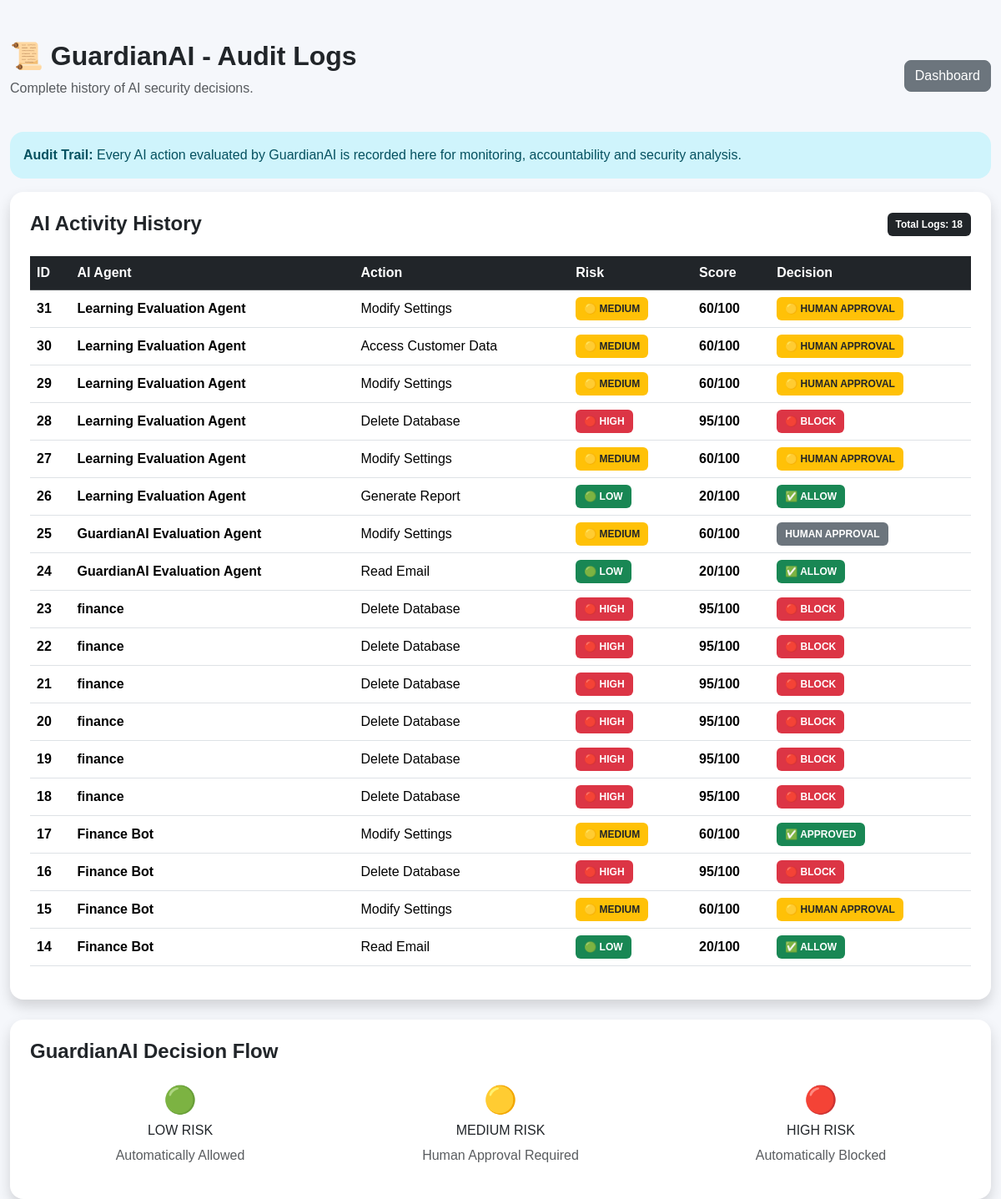
/audit_logs, run on the app's committed database.
### tables this page shows
CREATE TABLE audit_logs (
            id INTEGER PRIMARY KEY AUTOINCREMENT,
            action TEXT,
            risk TEXT,
            score INTEGER,
            decision TEXT
        , agent TEXT);

### app.py (the view)
@app.route("/audit_logs")
def audit_logs():
    connection = get_connection()
    cursor = connection.cursor()
    cursor.execute("""
        SELECT *
        FROM audit_logs
        ORDER BY id DESC
    """)
    logs = cursor.fetchall()
    connection.close()
    return render_template(
        "audit_logs.html",
        logs=logs
    )

### app.py (called while the page is built)
def get_connection():
    connection = sqlite3.connect(DATABASE)
    connection.row_factory = sqlite3.Row
    return connection

### templates/audit_logs.html (shortened to what this page needs)
<!DOCTYPE html>
<html lang="en">
<head>
    <link
        href="https://cdn.jsdelivr.net/npm/bootstrap@5.3.7/dist/css/bootstrap.min.css"
        rel="stylesheet">
    <link
        rel="stylesheet"
        href="{{ url_for('static', filename='css/dashboard.css') }}">
</head>
<body>
<div class="container mt-5">
    <div class="d-flex justify-content-between align-items-center mb-4">
        <div>
            <h2>
                📜 GuardianAI - Audit Logs
            </h2>
            <p class="text-muted">
                Complete history of AI security decisions.
            </p>
        </div>
        <a href="/" class="btn btn-secondary">
            Dashboard
        </a>
    </div>
    <div class="alert alert-info rounded-4">
        <strong>Audit Trail:</strong>
        Every AI action evaluated by GuardianAI is recorded
        here for monitoring, accountability and security analysis.
    </div>
    <div class="card shadow border-0 rounded-4">
        <div class="card-body p-4">
            <div class="d-flex justify-content-between
                        align-items-center mb-4">
                <h4 class="mb-0">
                    AI Activity History
                </h4>
                <span class="badge bg-dark">
                    Total Logs:
                    {{ logs|length }}
                </span>
            </div>
            <div class="table-responsive">
                <table class="table table-hover align-middle">
                    <thead class="table-dark">
                        <tr>
                            <th>ID</th>
                            <th>AI Agent</th>
                            <th>Action</th>
                            <th>Risk</th>
                            <th>Score</th>
                            <th>Decision</th>
                        </tr>
                    </thead>
                    <tbody>
                    {% for log in logs %}
                    <tr>
                        <td>
                            <strong>
                                {{ log.id }}
                            </strong>
                        </td>
                        <td>
                            <strong>
                                {{ log.agent }}
                            </strong>
                        </td>
                        <td>
                            {{ log.action }}
                        </td>
                        <td>
                            {% if log.risk == "Low" %}
                                <span class="badge bg-success">
                                    🟢 LOW
                                </span>
                            {% elif log.risk == "Medium" %}
                                <span
                                    class="badge bg-warning text-dark">
                                    🟡 MEDIUM
                                </span>
                            {% else %}
                                <span class="badge bg-danger">
                                    🔴 HIGH
                                </span>
                            {% endif %}
                        </td>
                        <td>
                            <strong>
                                {{ log.score }}/100
                            </strong>
                        </td>
                        <td>
                            {% if log.decision == "ALLOW" %}
                                <span class="badge bg-success">
                                    ✅ ALLOW
                                </span>
                            {% elif log.decision == "APPROVAL" %}
                                <span
                                    class="badge bg-warning text-dark">
                                    🟡 HUMAN APPROVAL
                                </span>
                            {% elif log.decision == "APPROVED" %}
                                <span class="badge bg-success">
                                    ✅ APPROVED
                                </span>
                            {% elif log.decision == "REJECTED" %}
                                <span class="badge bg-danger">
                                    ❌ REJECTED
                                </span>
                            {% elif log.decision == "BLOCK" %}
                                <span class="badge bg-danger">
                                    🔴 BLOCK
                                </span>
                            {% else %}
                                <span class="badge bg-secondary">
                                    {{ log.decision }}
                                </span>
                            {% endif %}
                        </td>
                    </tr>
                    {% endfor %}
                    </tbody>
                </table>
            </div>
        </div>
    </div>
    <div class="card shadow border-0 rounded-4 mt-4">
        <div class="card-body p-4">
            <h4>
                GuardianAI Decision Flow
            </h4>
            <div class="row text-center mt-4">
                <div class="col-md-4">
                    <h2>
                        🟢
                    </h2>
                    <h6>
                        LOW RISK
                    </h6>
                    <p class="text-muted">
                        Automatically Allowed
                    </p>
                </div>
                <div class="col-md-4">
                    <h2>
                        🟡
                    </h2>
                    <h6>
                        MEDIUM RISK
                    </h6>
                    <p class="text-muted">
                        Human Approval Required
                    </p>
                </div>
                <div class="col-md-4">
                    <h2>
                        🔴
                    </h2>
                    <h6>
                        HIGH RISK
                    </h6>
                    <p class="text-muted">
                        Automatically Blocked
                    </p>
                </div>
            </div>
        </div>
    </div>
</div>
</body>
</html>

### static/css/dashboard.css (style rules this page uses)
body { background-color: #f5f7fb; font-family: Arial, sans-serif; }
.card { border-radius: 16px; }
h2 { font-weight: 700; }
h4 { font-weight: 600; }
.table { background-color: white; }
.btn { border-radius: 8px; }
.badge { padding: 8px 10px; }
.alert { border: none; }
.container { max-width: 1200px; }

### data on the page
audit_logs: id "31", agent "Learning Evaluation Agent", action "Modify Settings", risk "🟡 MEDIUM", score "60", decision "🟡 HUMAN APPROVAL"
audit_logs: id "30", agent "Learning Evaluation Agent", action "Access Customer Data", risk "🟡 MEDIUM", score "60", decision "🟡 HUMAN APPROVAL"
audit_logs: id "29", agent "Learning Evaluation Agent", action "Modify Settings", risk "🟡 MEDIUM", score "60", decision "🟡 HUMAN APPROVAL"
audit_logs: id "28", agent "Learning Evaluation Agent", action "Delete Database", risk "🔴 HIGH", score "95", decision "🔴 BLOCK"
audit_logs: id "27", agent "Learning Evaluation Agent", action "Modify Settings", risk "🟡 MEDIUM", score "60", decision "🟡 HUMAN APPROVAL"
audit_logs: id "26", agent "Learning Evaluation Agent", action "Generate Report", risk "🟢 LOW", score "20", decision "✅ ALLOW"
audit_logs: id "25", agent "GuardianAI Evaluation Agent", action "Modify Settings", risk "🟡 MEDIUM", score "60", decision "HUMAN APPROVAL"
audit_logs: id "24", agent "GuardianAI Evaluation Agent", action "Read Email", risk "🟢 LOW", score "20", decision "✅ ALLOW"
audit_logs: id "23", agent "finance", action "Delete Database", risk "🔴 HIGH", score "95", decision "🔴 BLOCK"
audit_logs: id "22", agent "finance", action "Delete Database", risk "🔴 HIGH", score "95", decision "🔴 BLOCK"
audit_logs: id "21", agent "finance", action "Delete Database", risk "🔴 HIGH", score "95", decision "🔴 BLOCK"
audit_logs: id "20", agent "finance", action "Delete Database", risk "🔴 HIGH", score "95", decision "🔴 BLOCK"
audit_logs: id "19", agent "finance", action "Delete Database", risk "🔴 HIGH", score "95", decision "🔴 BLOCK"
audit_logs: id "18", agent "finance", action "Delete Database", risk "🔴 HIGH", score "95", decision "🔴 BLOCK"
audit_logs: id "17", agent "Finance Bot", action "Modify Settings", risk "🟡 MEDIUM", score "60", decision "✅ APPROVED"
audit_logs: id "16", agent "Finance Bot", action "Delete Database", risk "🔴 HIGH", score "95", decision "🔴 BLOCK"
audit_logs: id "15", agent "Finance Bot", action "Modify Settings", risk "🟡 MEDIUM", score "60", decision "🟡 HUMAN APPROVAL"
audit_logs: id "14", agent "Finance Bot", action "Read Email", risk "🟢 LOW", score "20", decision "✅ ALLOW"

### other printed values
{{ logs|length }} "18"
